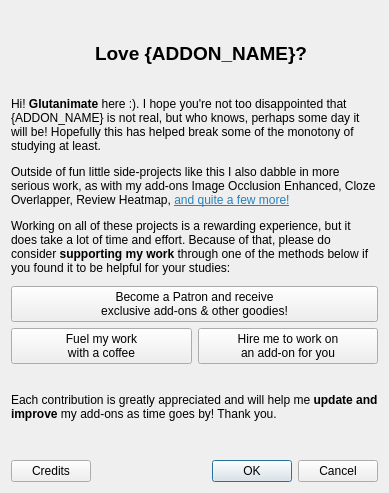
<?xml version="1.0" encoding="UTF-8"?>
<ui version="4.0">
 <class>Dialog</class>
 <widget class="QDialog" name="Dialog">
  <property name="geometry">
   <rect>
    <x>0</x>
    <y>0</y>
    <width>389</width>
    <height>493</height>
   </rect>
  </property>
  <property name="sizePolicy">
   <sizepolicy hsizetype="Minimum" vsizetype="Minimum">
    <horstretch>0</horstretch>
    <verstretch>0</verstretch>
   </sizepolicy>
  </property>
  <property name="windowTitle">
   <string>Please support my work</string>
  </property>
  <layout class="QVBoxLayout" name="verticalLayout" stretch="0,0">
   <item>
    <layout class="QVBoxLayout" name="contribLayout">
     <property name="topMargin">
      <number>5</number>
     </property>
     <property name="bottomMargin">
      <number>10</number>
     </property>
     <item>
      <layout class="QHBoxLayout" name="horizontalLayout_3">
       <item>
        <spacer name="horizontalSpacer_5">
         <property name="orientation">
          <enum>Qt::Horizontal</enum>
         </property>
         <property name="sizeHint" stdset="0">
          <size>
           <width>40</width>
           <height>20</height>
          </size>
         </property>
        </spacer>
       </item>
       <item>
        <widget class="QLabel" name="labHeart">
         <property name="text">
          <string/>
         </property>
         <property name="pixmap">
          <pixmap resource="../resources/icons.qrc">:/memobeam/icons/heart.svg</pixmap>
         </property>
         <property name="alignment">
          <set>Qt::AlignRight|Qt::AlignTrailing|Qt::AlignVCenter</set>
         </property>
        </widget>
       </item>
       <item>
        <widget class="QLabel" name="fmtLabContrib">
         <property name="font">
          <font>
           <pointsize>14</pointsize>
           <weight>75</weight>
           <bold>true</bold>
          </font>
         </property>
         <property name="text">
          <string>Love {ADDON_NAME}?</string>
         </property>
         <property name="alignment">
          <set>Qt::AlignLeading|Qt::AlignLeft|Qt::AlignVCenter</set>
         </property>
        </widget>
       </item>
       <item>
        <spacer name="horizontalSpacer_4">
         <property name="orientation">
          <enum>Qt::Horizontal</enum>
         </property>
         <property name="sizeHint" stdset="0">
          <size>
           <width>40</width>
           <height>20</height>
          </size>
         </property>
        </spacer>
       </item>
      </layout>
     </item>
     <item>
      <widget class="QLabel" name="fmtLabHeader">
       <property name="sizePolicy">
        <sizepolicy hsizetype="Minimum" vsizetype="Minimum">
         <horstretch>0</horstretch>
         <verstretch>0</verstretch>
        </sizepolicy>
       </property>
       <property name="text">
        <string>&lt;html&gt;&lt;head/&gt;&lt;body&gt;&lt;p&gt;Hi! &lt;span style=&quot; font-weight:600;&quot;&gt;Glutanimate&lt;/span&gt; here :). I hope you're not too disappointed that {ADDON_NAME} is not real, but who knows, perhaps some day it will be! Hopefully this has helped break some of the monotony of studying at least.&lt;/p&gt;&lt;p&gt;Outside of fun little side-projects like this I also dabble in more serious work, as with my add-ons Image Occlusion Enhanced, Cloze Overlapper, Review Heatmap, &lt;a href=&quot;https://glutanimate.com/projects/&quot;&gt;&lt;span style=&quot; text-decoration: underline; color:#2980b9;&quot;&gt;and quite a few more!&lt;/span&gt;&lt;/a&gt;&lt;/p&gt;&lt;p&gt;Working on all of these projects is a rewarding experience, but it does take a lot of time and effort. Because of that, please do consider &lt;span style=&quot; font-weight:600;&quot;&gt;supporting my work&lt;/span&gt; through one of the methods below if you found it to be helpful for your studies:&lt;/p&gt;&lt;/body&gt;&lt;/html&gt;</string>
       </property>
       <property name="wordWrap">
        <bool>true</bool>
       </property>
       <property name="openExternalLinks">
        <bool>false</bool>
       </property>
      </widget>
     </item>
     <item>
      <spacer name="verticalSpacer">
       <property name="orientation">
        <enum>Qt::Vertical</enum>
       </property>
       <property name="sizeType">
        <enum>QSizePolicy::Fixed</enum>
       </property>
       <property name="sizeHint" stdset="0">
        <size>
         <width>20</width>
         <height>5</height>
        </size>
       </property>
      </spacer>
     </item>
     <item>
      <layout class="QGridLayout" name="gridLayout">
       <item row="2" column="0">
        <widget class="QPushButton" name="btnCoffee">
         <property name="sizePolicy">
          <sizepolicy hsizetype="Expanding" vsizetype="Minimum">
           <horstretch>0</horstretch>
           <verstretch>0</verstretch>
          </sizepolicy>
         </property>
         <property name="toolTip">
          <string>Each coffee helps. Thank you!</string>
         </property>
         <property name="text">
          <string>Fuel my work
with a coffee</string>
         </property>
         <property name="icon">
          <iconset resource="../resources/icons.qrc">
           <normaloff>:/memobeam/icons/coffee.svg</normaloff>:/memobeam/icons/coffee.svg</iconset>
         </property>
         <property name="iconSize">
          <size>
           <width>32</width>
           <height>32</height>
          </size>
         </property>
        </widget>
       </item>
       <item row="2" column="1">
        <widget class="QPushButton" name="btnMail">
         <property name="sizePolicy">
          <sizepolicy hsizetype="Expanding" vsizetype="Minimum">
           <horstretch>0</horstretch>
           <verstretch>0</verstretch>
          </sizepolicy>
         </property>
         <property name="toolTip">
          <string>&lt;html&gt;Feel free to send me an email with your idea – be it a new add-on or feature in an existing add-on – and we can work things out.&lt;/html&gt;</string>
         </property>
         <property name="text">
          <string>Hire me to work on
an add-on for you</string>
         </property>
         <property name="icon">
          <iconset resource="../resources/icons.qrc">
           <normaloff>:/memobeam/icons/email.svg</normaloff>:/memobeam/icons/email.svg</iconset>
         </property>
         <property name="iconSize">
          <size>
           <width>32</width>
           <height>14</height>
          </size>
         </property>
        </widget>
       </item>
       <item row="1" column="0" colspan="2">
        <widget class="QPushButton" name="btnPatreon">
         <property name="sizePolicy">
          <sizepolicy hsizetype="Expanding" vsizetype="Minimum">
           <horstretch>0</horstretch>
           <verstretch>0</verstretch>
          </sizepolicy>
         </property>
         <property name="toolTip">
          <string>Perks include access to Patron-only add-ons, &lt;br&gt;exclusive blog posts, mentions in the credits, and more!</string>
         </property>
         <property name="text">
          <string>Become a Patron and receive 
exclusive add-ons &amp;&amp; other goodies!</string>
         </property>
         <property name="icon">
          <iconset resource="../resources/icons.qrc">
           <normaloff>:/memobeam/icons/patreon.svg</normaloff>:/memobeam/icons/patreon.svg</iconset>
         </property>
         <property name="iconSize">
          <size>
           <width>32</width>
           <height>32</height>
          </size>
         </property>
        </widget>
       </item>
      </layout>
     </item>
     <item>
      <widget class="QLabel" name="labFooter">
       <property name="sizePolicy">
        <sizepolicy hsizetype="Minimum" vsizetype="Minimum">
         <horstretch>0</horstretch>
         <verstretch>0</verstretch>
        </sizepolicy>
       </property>
       <property name="text">
        <string>&lt;html&gt;&lt;head/&gt;&lt;body&gt;&lt;p&gt;Each contribution is greatly appreciated and will help me &lt;span style=&quot; font-weight:600;&quot;&gt;update and improve&lt;/span&gt; my add-ons as time goes by! Thank you.&lt;/p&gt;&lt;/body&gt;&lt;/html&gt;</string>
       </property>
       <property name="wordWrap">
        <bool>true</bool>
       </property>
      </widget>
     </item>
    </layout>
   </item>
   <item>
    <layout class="QHBoxLayout" name="horizontalLayout_2">
     <property name="spacing">
      <number>0</number>
     </property>
     <item>
      <widget class="QPushButton" name="btnCredits">
       <property name="text">
        <string>Credits</string>
       </property>
       <property name="icon">
        <iconset resource="../resources/icons.qrc">
         <normaloff>:/memobeam/icons/heart.svg</normaloff>:/memobeam/icons/heart.svg</iconset>
       </property>
      </widget>
     </item>
     <item>
      <widget class="QDialogButtonBox" name="buttonBox">
       <property name="orientation">
        <enum>Qt::Horizontal</enum>
       </property>
       <property name="standardButtons">
        <set>QDialogButtonBox::Cancel|QDialogButtonBox::Ok</set>
       </property>
      </widget>
     </item>
    </layout>
   </item>
  </layout>
 </widget>
 <tabstops>
  <tabstop>btnPatreon</tabstop>
  <tabstop>btnCoffee</tabstop>
  <tabstop>btnMail</tabstop>
  <tabstop>btnCredits</tabstop>
  <tabstop>buttonBox</tabstop>
 </tabstops>
 <resources>
  <include location="../resources/icons.qrc"/>
  <include location="../resources/icons.qrc"/>
 </resources>
 <connections>
  <connection>
   <sender>buttonBox</sender>
   <signal>accepted()</signal>
   <receiver>Dialog</receiver>
   <slot>accept()</slot>
   <hints>
    <hint type="sourcelabel">
     <x>336</x>
     <y>444</y>
    </hint>
    <hint type="destinationlabel">
     <x>157</x>
     <y>274</y>
    </hint>
   </hints>
  </connection>
  <connection>
   <sender>buttonBox</sender>
   <signal>rejected()</signal>
   <receiver>Dialog</receiver>
   <slot>reject()</slot>
   <hints>
    <hint type="sourcelabel">
     <x>336</x>
     <y>444</y>
    </hint>
    <hint type="destinationlabel">
     <x>286</x>
     <y>274</y>
    </hint>
   </hints>
  </connection>
 </connections>
</ui>
